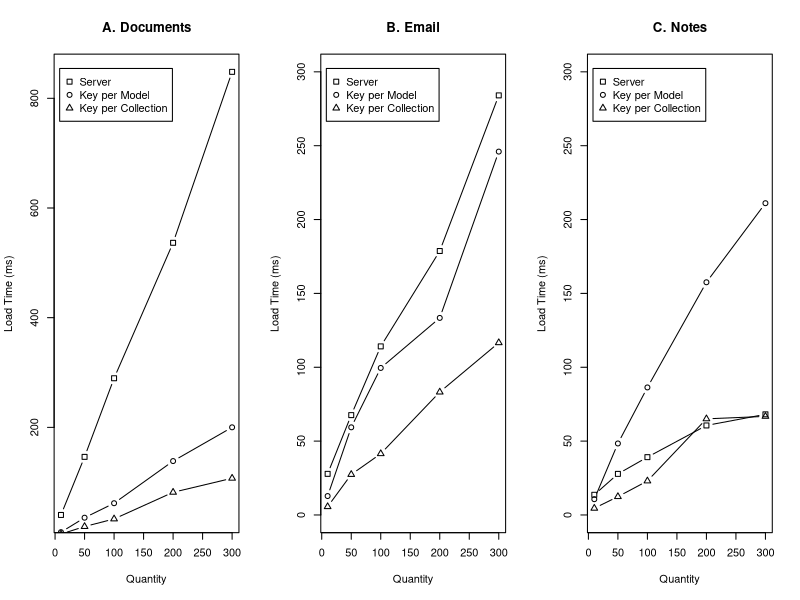

R code for this plot:
quantities <- c(10, 50, 100, 200, 300)

doc.server  <- c(40.267, 146.167, 289.534, 536.5, 848.234)
mail.server <- c(27.834, 67.6, 114.133, 178.7, 284.067)
note.server <- c(13.667, 27.8, 39.133, 60.6, 68.133)

doc.one  <- c(5.467, 19.133, 33.0, 81.6, 107.2)
mail.one <- c(5.6, 27.4, 41.467, 83.2, 116.6)
note.one <- c(4.53, 12.4, 23.0, 65.067, 66.733)

doc.each  <- c(8.867, 35.267, 61.667, 138.533, 200.067)
mail.each <- c(12.8, 59.333, 99.533, 133.400, 246.0)
note.each <- c(10.667, 48.4, 86.333, 157.533, 211.067)

# Plots for load times as fn of size of collection (# of items)
par(mfrow=c(1,3))
# Plot for Docs
plot(quantities, doc.server, type='b', pch=0, xlab='Quantity', ylab='Load Time (ms)', main='A. Documents')
lines(quantities, doc.each, type='b', pch=1)
lines(quantities, doc.one, type='b', pch=2)
legend('topleft', legend=c('Server', 'Key per Model', 'Key per Collection'), pch=c(0, 1, 2), inset=0.03)

# Plot for Mail
plot(quantities, mail.server, type='b', pch=0, xlab='Quantity', ylab='Load Time (ms)', main='B. Email', ylim=c(0, 300))
lines(quantities, mail.each, type='b', pch=1)
lines(quantities, mail.one, type='b', pch=2)
legend('topleft', legend=c('Server', 'Key per Model', 'Key per Collection'), pch=c(0, 1, 2), inset=0.03)

# Plot for Notes
plot(quantities, note.server, type='b', pch=0, xlab='Quantity', ylab='Load Time (ms)', main='C. Notes', ylim=c(0, 300))
lines(quantities, note.each, type='b', pch=1)
lines(quantities, note.one, type='b', pch=2)
legend('topleft', legend=c('Server', 'Key per Model', 'Key per Collection'), pch=c(0, 1, 2), inset=0.03)
